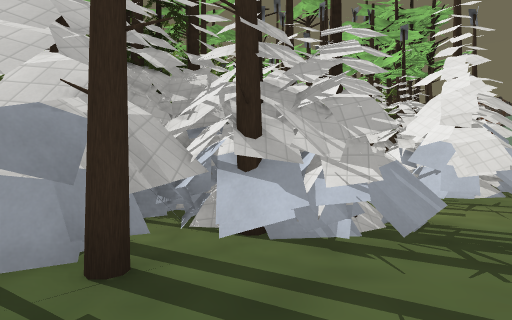
View 1 (above)

24 first-person views from a walk through a 3-D level made in the Godot game engine. The camera is 1.5 m above the floor, looks level and sees 80° across. Doors that lead somewhere are drawn open, without their leaves. The floor is counted in squares, 2 m on a side. Each view is taken from the middle of a square. On the plan, view 1 faces up. The plan holds only what a view shows up to about 10 squares ahead; the rest is blank. The place goes on beyond the plan. Some surface patterns are stand-ins.

View 2
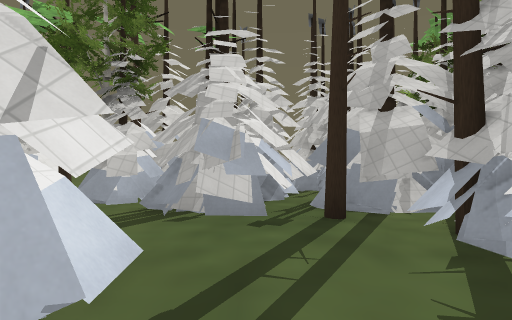

View 3
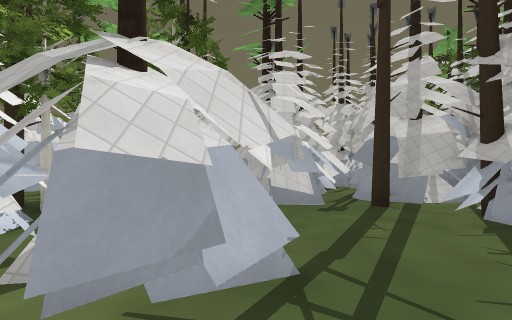

View 4
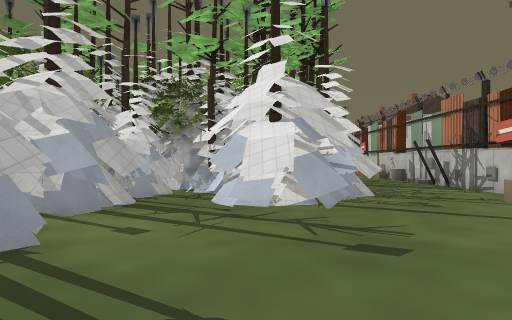

View 5
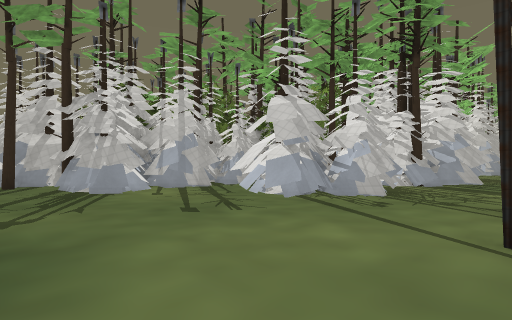

View 6
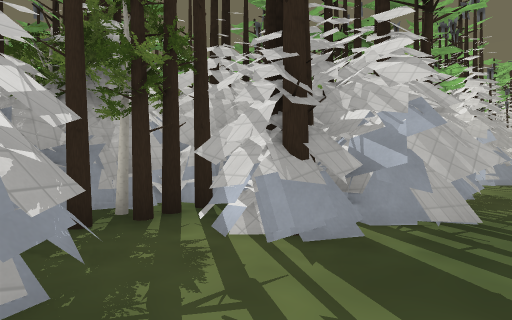

View 7
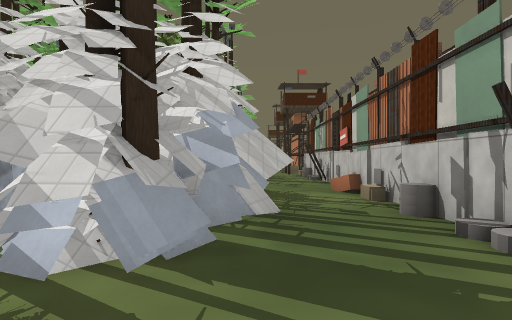

View 8
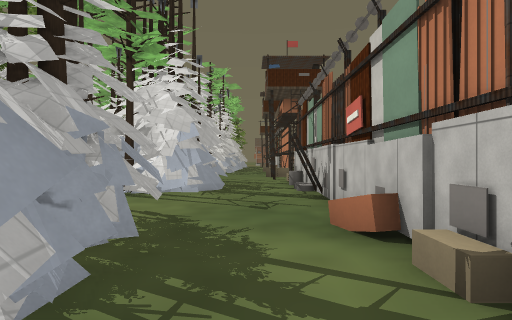

View 9
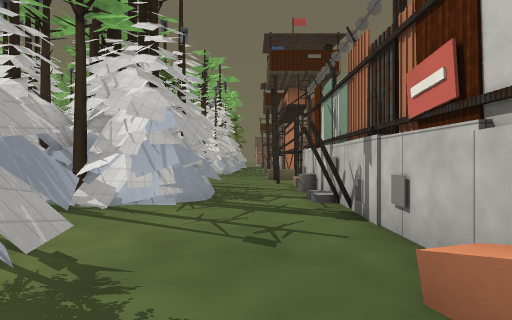

View 10
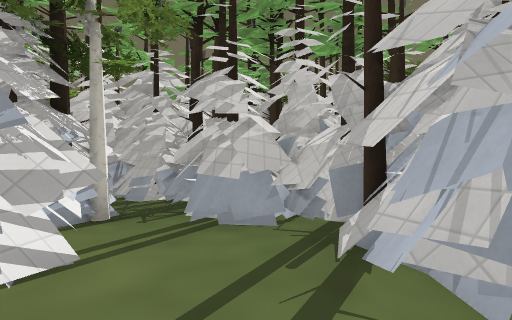

View 11
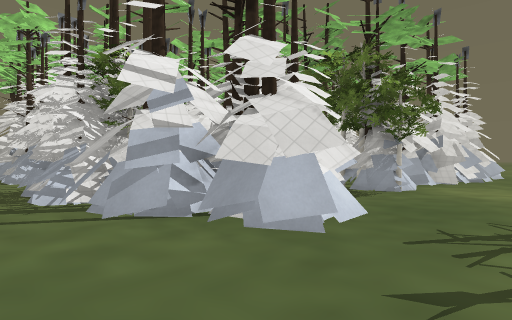

View 12
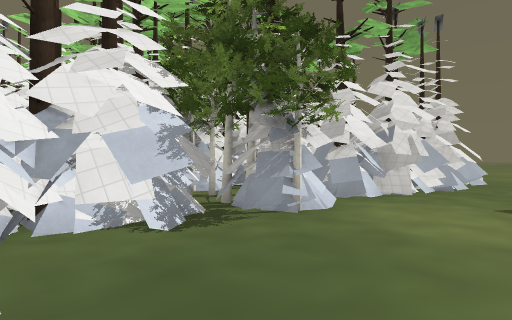

View 13
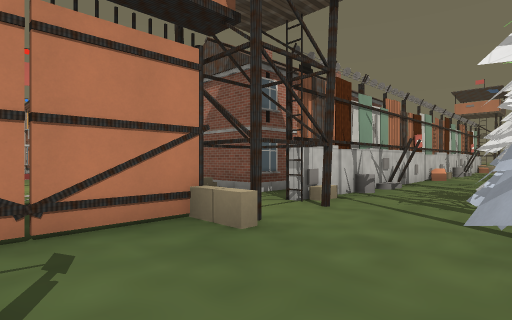

View 14
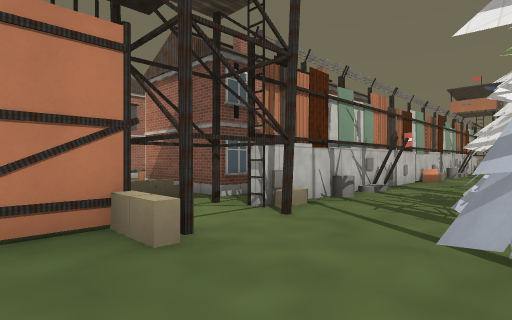

View 15
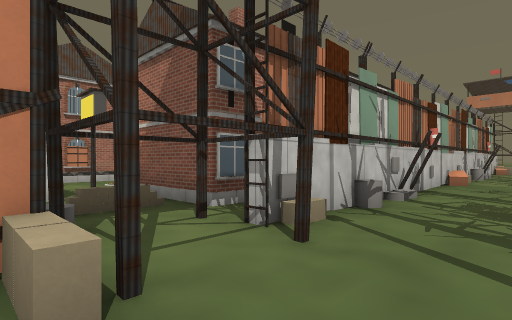

View 16
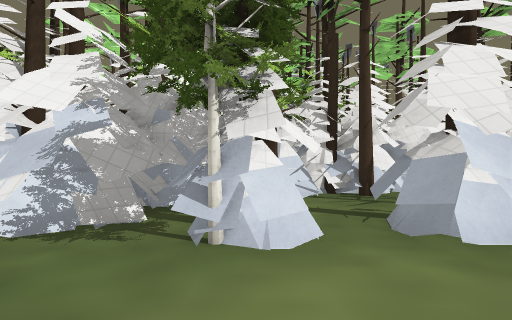

View 17
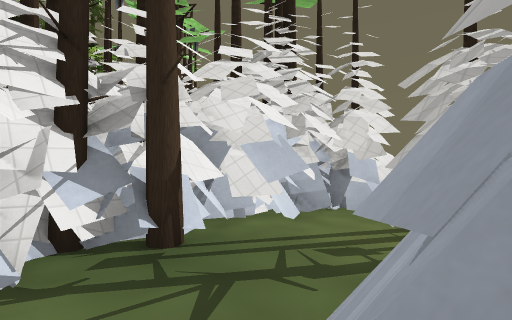

View 18
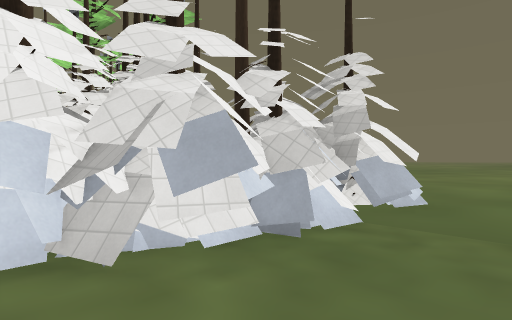

View 19
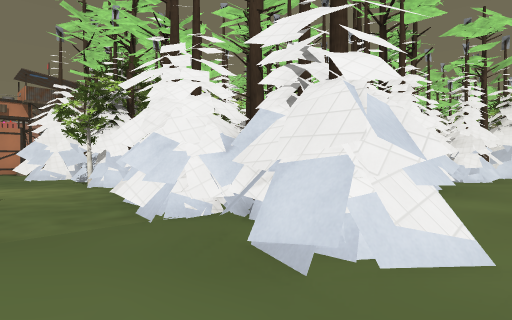

View 20
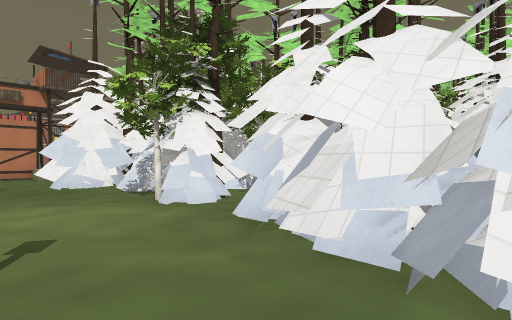

View 21
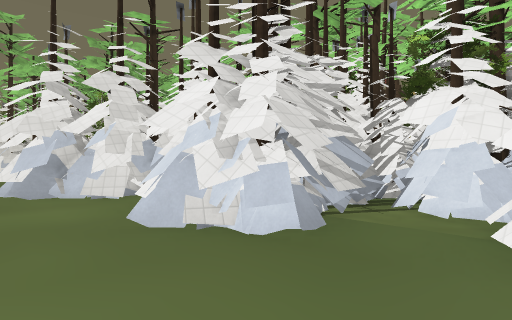

View 22
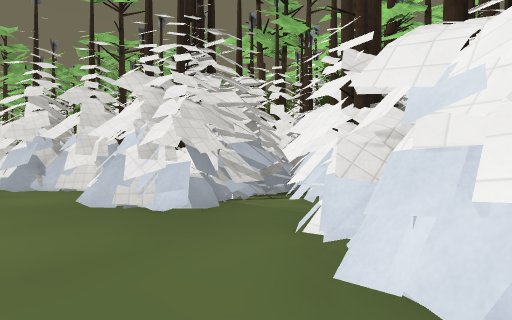

View 23
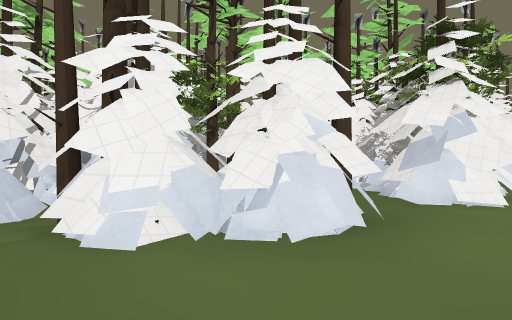

View 24
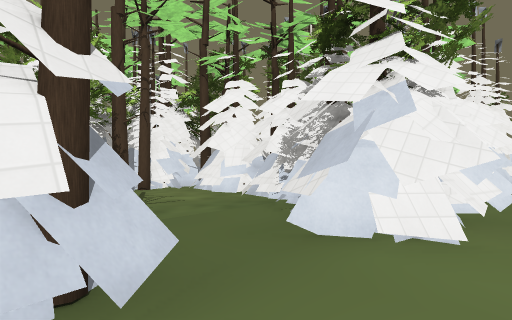

### Floor plan
Key: @ floor where view 1 was taken; # wall or solid block; x gap in a wall; . floor; T tire; O other object.
Columns run from 9 left of view 1 to 19 right of it. Each row starts with its distance up from view 1.
 28 . .............. .#.
 27 ..................#.#
 26 .##.###......##...O.
 25 .#######.###.###..x.T###
 24 .#### OO.O##OO##..#..O#....
 23 ...## ...###  ###.#.#### ...#
 22 ...#....##     ##.# #
 21 ..#####O#       #.T
 20 ..#####O     ####.#
 19 ...#####     #O#..#
 18 .....##      #....#
 17 ...#O#       #....#
 16 ..## ##      ###..#
 15 ..O  #         O..#
 14 ..#   O        #..#
 13 ......O##      ##.#
 12 .##....O#   #####.T
 11 .####.###   #O#O..#
 10 .#  #OOO#   #O##..#
  9  #          #O....#
  8  .         #####..#
  7  .O       ######..#
  6  .        ##.##...O
  5  .       ##........
  4  #     #####.......
  3  #     ##O##.......
  2        #O.........
  1       ###........ .
  0       ###@##..
 -1    #  ##. ##.
 -2    #O  #  ##
 -3         .##
 -4        .O
 -5       #.

Positions as (right, up) in squares from view 1, and headings:
1: (0, 0), facing up
2: (3, 1), facing left
3: (4, 0), facing left
4: (4, 1), facing up
5: (9, 1), facing up-left
6: (8, 8), facing up-left
7: (7, 8), facing up
8: (8, 12), facing up
9: (8, 14), facing up
10: (8, 18), facing left
11: (8, 28), facing down-left
12: (4, 28), facing down-left
13: (6, 28), facing down-right
14: (6, 27), facing down-right
15: (7, 26), facing down-right
16: (0, 28), facing down
17: (-1, 24), facing down-left
18: (-2, 28), facing down-left
19: (-9, 28), facing down-right
20: (-5, 28), facing down-right
21: (-9, 17), facing up-right
22: (-9, 15), facing up-right
23: (-9, 18), facing down-right
24: (-9, 15), facing down-right
